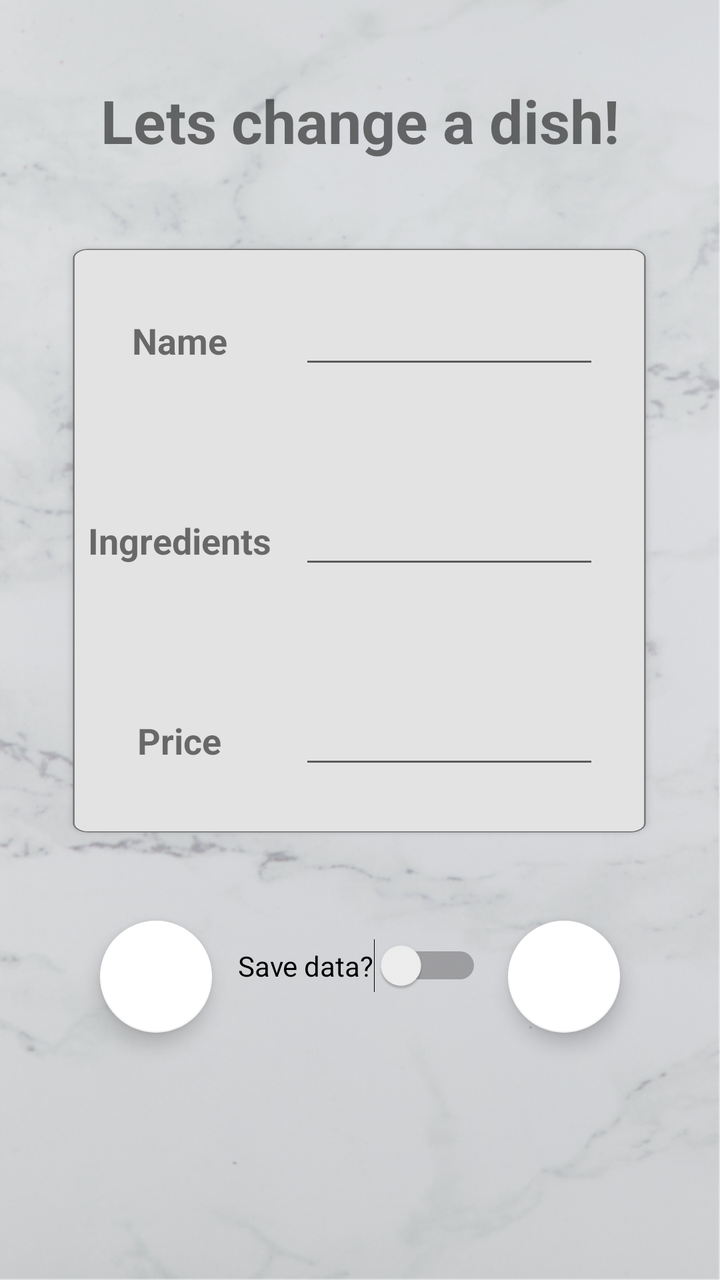
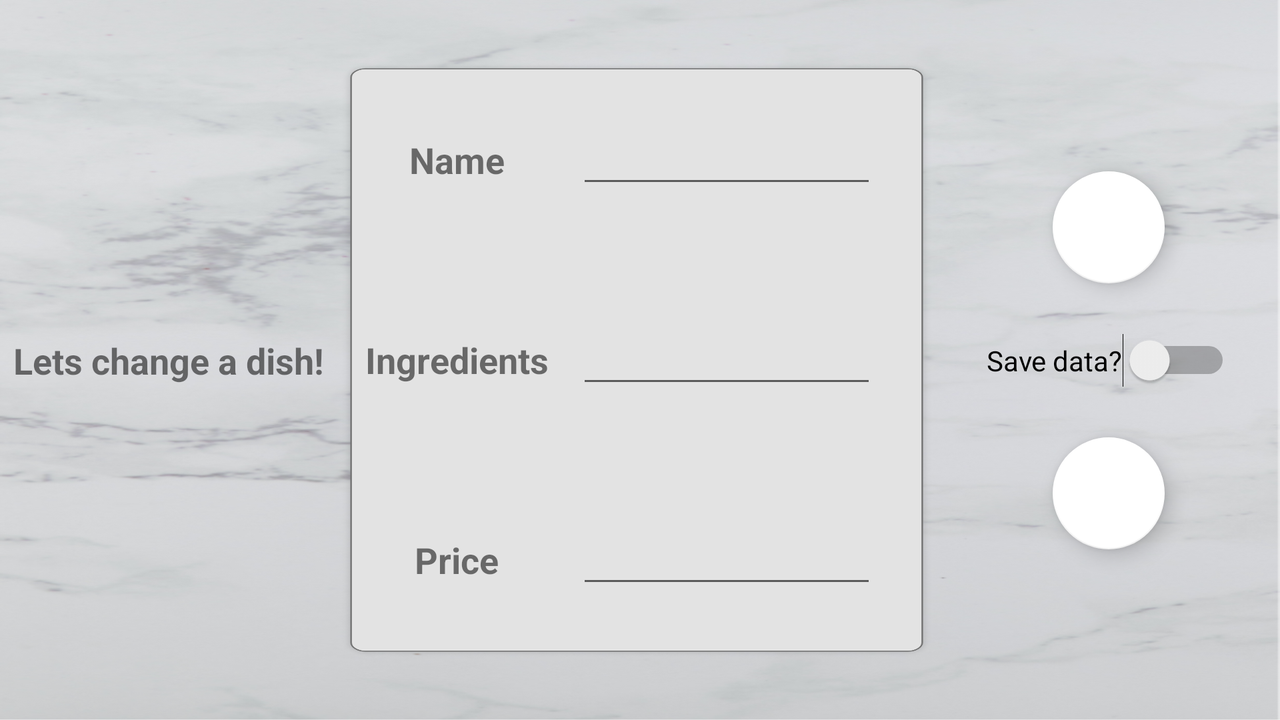

An Android layout and its configuration variant, each rendered on a device that would load it. The default file and the variant file are quoted in full after the pictures.
<!-- AndroidManifest.xml: application theme AppTheme -->
<!-- res/layout/activity_edit_menu_item.xml -->
<?xml version="1.0" encoding="utf-8"?>
<androidx.constraintlayout.widget.ConstraintLayout xmlns:android="http://schemas.android.com/apk/res/android"
    xmlns:app="http://schemas.android.com/apk/res-auto"
    xmlns:tools="http://schemas.android.com/tools"
    android:layout_width="match_parent"
    android:background="@drawable/emptybackground"
    android:layout_height="match_parent"
    tools:context=".Activitys.Edit.EditMenuItem">

    <TextView
        android:id="@+id/edit1"
        android:layout_width="wrap_content"
        android:layout_height="wrap_content"
        android:layout_marginTop="40dp"
        android:text="@string/title5_dish"
        android:textSize="30sp"
        android:textStyle="bold"
        app:layout_constraintEnd_toEndOf="parent"
        app:layout_constraintStart_toStartOf="parent"
        app:layout_constraintTop_toTopOf="parent" />

    <com.google.android.material.floatingactionbutton.FloatingActionButton
        android:id="@+id/editMenuItemSaveButton"
        android:layout_width="wrap_content"
        android:layout_height="wrap_content"
        android:layout_marginTop="40dp"
        android:layout_marginEnd="50dp"
        android:clickable="true"
        android:onClick="saveEditMenuItem"
        app:backgroundTint="#FFFFFF"
        app:layout_constraintEnd_toEndOf="parent"
        app:layout_constraintHorizontal_bias="0.502"
        app:layout_constraintStart_toEndOf="@+id/addRestaurantDiscardButton"
        app:layout_constraintTop_toBottomOf="@+id/edit4"
        app:srcCompat="@drawable/ic_save_black_24dp" />

    <com.google.android.material.floatingactionbutton.FloatingActionButton
        android:id="@+id/editMenuItemDiscardButton"
        android:layout_width="wrap_content"
        android:layout_height="wrap_content"
        android:layout_marginStart="50dp"
        android:layout_marginTop="40dp"
        android:clickable="true"
        android:onClick="discardEditMenuItem"
        app:backgroundTint="#FFFFFF"
        app:layout_constraintStart_toStartOf="parent"
        app:layout_constraintTop_toBottomOf="@+id/edit4"
        app:rippleColor="#FDEBEB"
        app:srcCompat="@drawable/ic_delete_forever_black_24dp" />

    <TableLayout
        android:id="@+id/edit4"
        android:layout_width="300dp"
        android:layout_height="300dp"
        android:layout_marginTop="40dp"
        android:background="@drawable/longbackground"
        app:layout_constraintEnd_toEndOf="parent"
        app:layout_constraintHorizontal_bias="0.495"
        app:layout_constraintStart_toStartOf="parent"
        app:layout_constraintTop_toBottomOf="@+id/edit1">

        <TableRow
            android:layout_width="match_parent"
            android:layout_height="match_parent">

            <TextView
                android:id="@+id/edit5"
                android:layout_width="100dp"
                android:layout_height="100dp"
                android:gravity="center"
                android:text="@string/title1_dish"
                android:textSize="18sp"
                android:textStyle="bold" />

            <EditText
                android:id="@+id/editMenuItemName"
                android:imeOptions="actionNext"
                android:inputType="text"
                android:layout_width="150dp"
                android:layout_height="wrap_content" />

        </TableRow>

        <TableRow
            android:layout_width="match_parent"
            android:layout_height="match_parent">

            <TextView
                android:id="@+id/edit7"
                android:layout_width="120dp"
                android:layout_height="100dp"
                android:gravity="center"
                android:text="@string/title2_dish"
                android:textSize="18sp"
                android:textStyle="bold" />

            <EditText
                android:id="@+id/editMenuItemIngredients"
                android:layout_width="wrap_content"
                android:imeOptions="actionNext"
                android:inputType="text"
                android:layout_height="wrap_content" />
        </TableRow>

        <TableRow
            android:layout_width="match_parent"
            android:layout_height="match_parent">

            <TextView
                android:id="@+id/edit9"
                android:layout_width="wrap_content"
                android:layout_height="100dp"
                android:gravity="center"
                android:text="@string/title3_dish"
                android:textSize="18sp"
                android:textStyle="bold" />

            <EditText
                android:id="@+id/editMenuItemPrice"
                android:layout_width="wrap_content"
                android:layout_height="wrap_content"
                android:imeOptions="actionDone"
                android:inputType="numberDecimal" />
        </TableRow>

    </TableLayout>

    <Switch
        android:id="@+id/aSwitchEditMenu"
        android:layout_width="wrap_content"
        android:layout_height="wrap_content"
        android:layout_marginTop="49dp"
        android:text="@string/title4_dish"
        app:layout_constraintEnd_toStartOf="@+id/editMenuItemSaveButton"
        app:layout_constraintStart_toEndOf="@+id/editMenuItemDiscardButton"
        app:layout_constraintTop_toBottomOf="@+id/edit4" />

</androidx.constraintlayout.widget.ConstraintLayout>
<!-- resources referenced by this layout -->
<resources>
  <!-- drawable emptybackground: png bitmap (drawable-hdpi, 680751 bytes) -->
  <!-- drawable longbackground: png bitmap (drawable-hdpi, 16212 bytes) -->
  <string name="title1_dish">Name</string>
  <string name="title2_dish">Ingredients</string>
  <string name="title3_dish">Price</string>
  <string name="title4_dish">Save data?</string>
  <string name="title5_dish">Lets change a dish!</string>
  <style name="AppTheme" parent="Theme.AppCompat.Light.DarkActionBar">
  
          <item name="colorPrimary">@color/colorPrimary</item>
          <item name="colorPrimaryDark">@color/colorPrimaryDark</item>
          <item name="colorAccent">@color/colorAccent</item>
  
      </style>
  <color name="colorPrimary">#000000</color>
  <color name="colorPrimaryDark">#000000</color>
  <color name="colorAccent">#0E0E0E</color>
</resources>
<!-- res/layout-land/activity_edit_menu_item.xml (the repository's variant of the layout above) -->
<!-- drawn on the phone turned sideways -->
<?xml version="1.0" encoding="utf-8"?>
<androidx.constraintlayout.widget.ConstraintLayout xmlns:android="http://schemas.android.com/apk/res/android"
    xmlns:app="http://schemas.android.com/apk/res-auto"
    xmlns:tools="http://schemas.android.com/tools"
    android:layout_width="match_parent"
    android:background="@drawable/emptybackground"
    android:layout_height="match_parent"
    tools:context=".Activitys.Edit.EditMenuItem">

    <TextView
        android:id="@+id/edit1"
        android:layout_width="wrap_content"
        android:layout_height="wrap_content"
        android:text="@string/title5_dish"
        android:textSize="18sp"
        android:textStyle="bold"
        app:layout_constraintBottom_toBottomOf="parent"
        app:layout_constraintEnd_toStartOf="@+id/edit4"
        app:layout_constraintStart_toStartOf="parent"
        app:layout_constraintTop_toTopOf="parent" />

    <com.google.android.material.floatingactionbutton.FloatingActionButton
        android:id="@+id/editMenuItemSaveButton"
        android:layout_width="wrap_content"
        android:layout_height="wrap_content"
        android:layout_marginTop="25dp"
        android:clickable="true"
        android:onClick="saveEditMenuItem"
        app:backgroundTint="#FFFFFF"
        app:layout_constraintEnd_toEndOf="parent"
        app:layout_constraintStart_toEndOf="@+id/edit4"
        app:layout_constraintTop_toBottomOf="@+id/aSwitchEditMenu"
        app:srcCompat="@drawable/ic_save_black_24dp" />

    <com.google.android.material.floatingactionbutton.FloatingActionButton
        android:id="@+id/editMenuItemDiscardButton"
        android:layout_width="wrap_content"
        android:layout_height="wrap_content"
        android:layout_marginBottom="25dp"
        android:clickable="true"
        android:onClick="discardEditMenuItem"
        app:backgroundTint="#FFFFFF"
        app:layout_constraintBottom_toTopOf="@+id/aSwitchEditMenu"
        app:layout_constraintEnd_toEndOf="parent"
        app:layout_constraintStart_toEndOf="@+id/edit4"
        app:rippleColor="#FDEBEB"
        app:srcCompat="@drawable/ic_delete_forever_black_24dp" />

    <TableLayout
        android:id="@+id/edit4"
        android:layout_width="300dp"
        android:layout_height="300dp"
        android:background="@drawable/longbackground"
        app:layout_constraintBottom_toBottomOf="parent"
        app:layout_constraintEnd_toEndOf="parent"
        app:layout_constraintHorizontal_bias="0.495"
        app:layout_constraintStart_toStartOf="parent"
        app:layout_constraintTop_toTopOf="parent">

        <TableRow
            android:layout_width="match_parent"
            android:layout_height="match_parent">

            <TextView
                android:id="@+id/edit5"
                android:layout_width="100dp"
                android:layout_height="100dp"
                android:gravity="center"
                android:text="@string/title1_dish"
                android:textSize="18sp"
                android:textStyle="bold" />

            <EditText
                android:id="@+id/editMenuItemName"
                android:layout_width="150dp"
                android:layout_height="wrap_content"
                android:imeOptions="actionNext"
                android:inputType="text" />

        </TableRow>

        <TableRow
            android:layout_width="match_parent"
            android:layout_height="match_parent">

            <TextView
                android:id="@+id/edit7"
                android:layout_width="120dp"
                android:layout_height="100dp"
                android:gravity="center"
                android:text="@string/title2_dish"
                android:textSize="18sp"
                android:textStyle="bold" />

            <EditText
                android:id="@+id/editMenuItemIngredients"
                android:layout_width="wrap_content"
                android:layout_height="wrap_content"
                android:imeOptions="actionNext"
                android:inputType="text" />
        </TableRow>

        <TableRow
            android:layout_width="match_parent"
            android:layout_height="match_parent">

            <TextView
                android:id="@+id/edit9"
                android:layout_width="wrap_content"
                android:layout_height="100dp"
                android:gravity="center"
                android:text="@string/title3_dish"
                android:textSize="18sp"
                android:textStyle="bold" />

            <EditText
                android:id="@+id/editMenuItemPrice"
                android:layout_width="wrap_content"
                android:layout_height="wrap_content"
                android:imeOptions="actionDone"
                android:inputType="numberDecimal" />
        </TableRow>

    </TableLayout>

    <Switch
        android:id="@+id/aSwitchEditMenu"
        android:layout_width="wrap_content"
        android:layout_height="wrap_content"
        android:text="@string/title4_dish"
        app:layout_constraintBottom_toBottomOf="parent"
        app:layout_constraintEnd_toEndOf="parent"
        app:layout_constraintStart_toEndOf="@+id/edit4"
        app:layout_constraintTop_toTopOf="parent" />

</androidx.constraintlayout.widget.ConstraintLayout>
